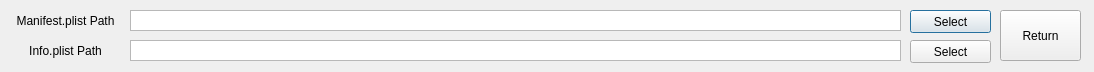
<?xml version="1.0" encoding="UTF-8"?>
<ui version="4.0">
 <class>Except_requirement</class>
 <widget class="QDialog" name="Except_requirement">
  <property name="geometry">
   <rect>
    <x>0</x>
    <y>0</y>
    <width>1094</width>
    <height>72</height>
   </rect>
  </property>
  <property name="windowTitle">
   <string>Except Requirement File</string>
  </property>
  <widget class="QLabel" name="manifest_label">
   <property name="geometry">
    <rect>
     <x>10</x>
     <y>10</y>
     <width>111</width>
     <height>21</height>
    </rect>
   </property>
   <property name="text">
    <string>Manifest.plist Path</string>
   </property>
   <property name="alignment">
    <set>Qt::AlignCenter</set>
   </property>
  </widget>
  <widget class="QTextEdit" name="info_path_line">
   <property name="geometry">
    <rect>
     <x>130</x>
     <y>40</y>
     <width>771</width>
     <height>21</height>
    </rect>
   </property>
   <property name="font">
    <font>
     <family>맑은 고딕</family>
     <pointsize>10</pointsize>
    </font>
   </property>
   <property name="toolTip">
    <string/>
   </property>
   <property name="verticalScrollBarPolicy">
    <enum>Qt::ScrollBarAlwaysOff</enum>
   </property>
   <property name="readOnly">
    <bool>true</bool>
   </property>
  </widget>
  <widget class="QTextEdit" name="manifest_path_line">
   <property name="geometry">
    <rect>
     <x>130</x>
     <y>10</y>
     <width>771</width>
     <height>21</height>
    </rect>
   </property>
   <property name="font">
    <font>
     <family>맑은 고딕</family>
     <pointsize>10</pointsize>
    </font>
   </property>
   <property name="toolTip">
    <string/>
   </property>
   <property name="verticalScrollBarPolicy">
    <enum>Qt::ScrollBarAlwaysOff</enum>
   </property>
   <property name="readOnly">
    <bool>true</bool>
   </property>
  </widget>
  <widget class="QLabel" name="info_label">
   <property name="geometry">
    <rect>
     <x>10</x>
     <y>40</y>
     <width>111</width>
     <height>21</height>
    </rect>
   </property>
   <property name="text">
    <string>Info.plist Path</string>
   </property>
   <property name="alignment">
    <set>Qt::AlignCenter</set>
   </property>
  </widget>
  <widget class="QPushButton" name="manifest_select_btn">
   <property name="geometry">
    <rect>
     <x>910</x>
     <y>10</y>
     <width>81</width>
     <height>23</height>
    </rect>
   </property>
   <property name="text">
    <string>Select</string>
   </property>
  </widget>
  <widget class="QPushButton" name="info_select_btn">
   <property name="geometry">
    <rect>
     <x>910</x>
     <y>40</y>
     <width>81</width>
     <height>23</height>
    </rect>
   </property>
   <property name="text">
    <string>Select</string>
   </property>
  </widget>
  <widget class="QPushButton" name="return_btn">
   <property name="geometry">
    <rect>
     <x>1000</x>
     <y>10</y>
     <width>81</width>
     <height>51</height>
    </rect>
   </property>
   <property name="text">
    <string>Return</string>
   </property>
  </widget>
 </widget>
 <resources/>
 <connections/>
</ui>
